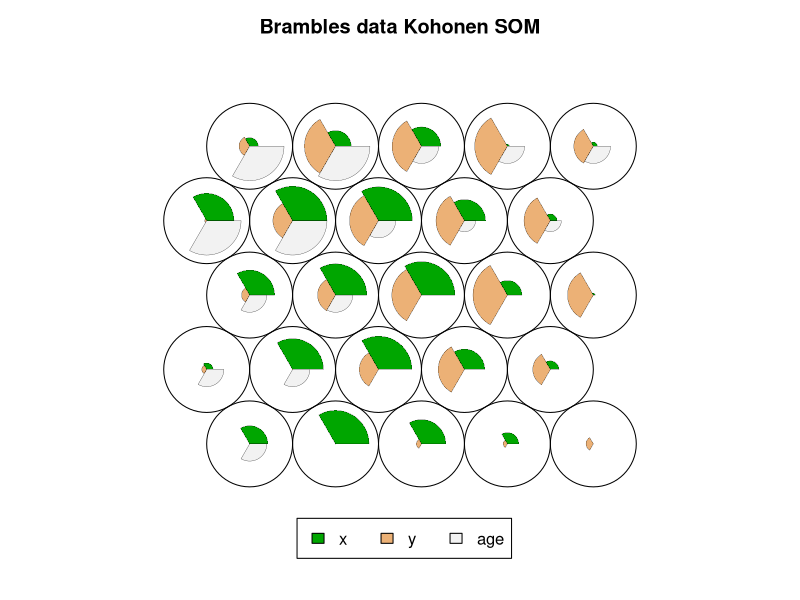
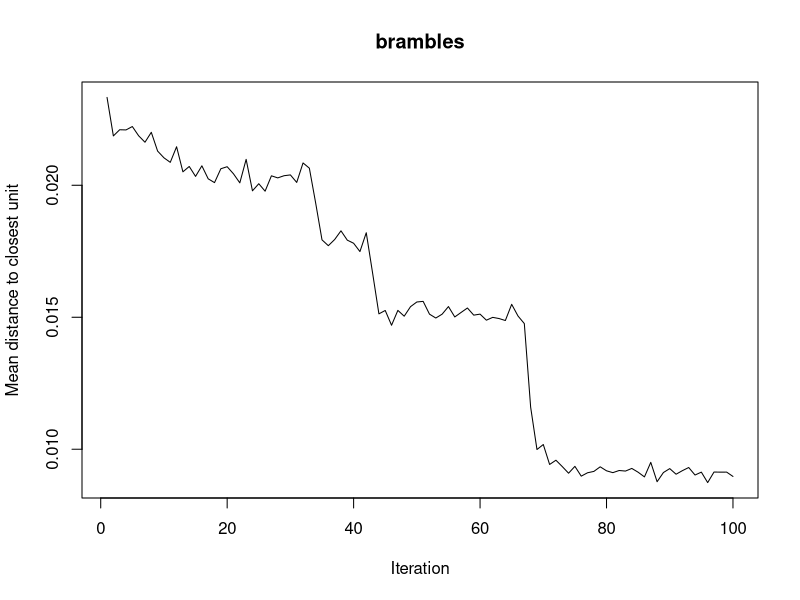
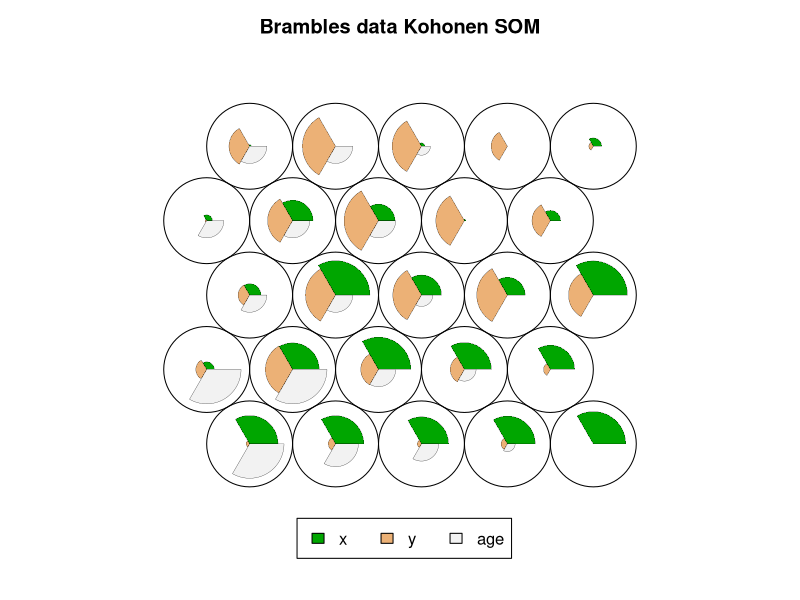
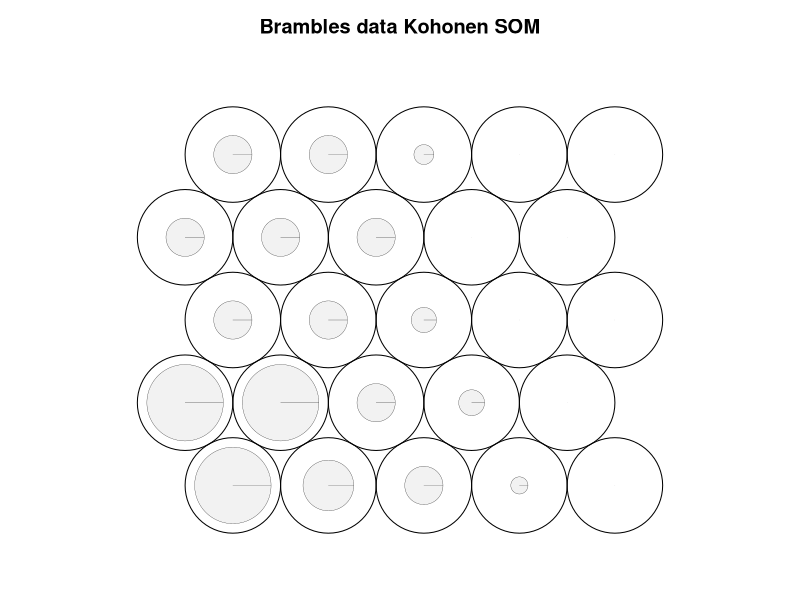

Here is the R script that generated these plots, in order:
install.packages("kohonen")
library('kohonen')
install.packages("boot")
library('boot')
data('brambles')
head(brambles)
age <- brambles$age

set.seed(1)

som.brambles <- som(scale(brambles), grid = somgrid(5, 5, 'hexagonal'))
som.brambles
dim(getCodes(som.brambles))

plot(som.brambles, main = 'Brambles data Kohonen SOM')

graphics.off()
par(mfrow = c(1,1))
plot(som.brambles, type = 'changes', main = 'brambles')

train <- sample(nrow(brambles), 800)
X_train <- scale(brambles[train,])
X_test <- scale(brambles[-train,],
                center = attr(X_train, "scaled:center"),
                scale = attr(X_train, "scaled:center"))
train_data <- list(measurements = X_train,
                   age = age[train])
test_data <- list(measurements = X_test,
                  age = age[-train])

mygrid <- somgrid(5, 5, 'hexagonal')

som.brambles <- supersom(train_data, grid = mygrid)                

som.predict <- predict(som.brambles, newdata = test_data)
table(age[-train], som.predict$predictions[['age']])
map(som.brambles)

plot(som.brambles, main = 'Brambles data Kohonen SOM')
